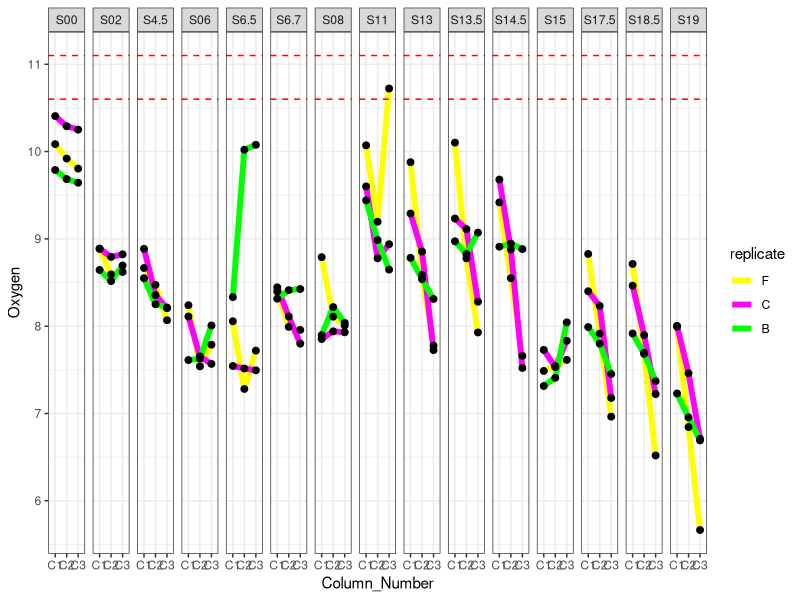
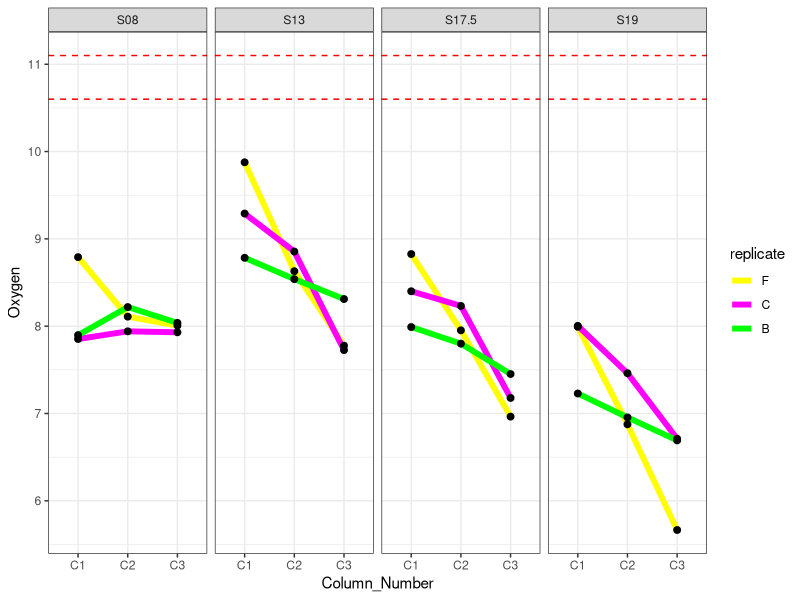

Reproduce these figures in R, in order. (Note: this script raises an error after producing the figures.)
library(data.table)
library(ggplot2)

#Take in the data
O2_recalibrated <- fread("data/presense/SELIN_O2_recalibrated.txt", header=T, skip = 1)
data = setDT(O2_recalibrated[,c("Date", "Time", "Value", "Temp", "Pressure","Column_no","Sample_Name", "New_Calibration")])

#Set the classes, this is important for the dates as well as the factors (especially in plotting facets this would come handy)
data[,"Date"] = as.Date(data$Date , format= "%m/%d/%Y")
data[,"Time"]= as.ITime(data$Time)
data[, c("Sample_Name", "Column_no")]=lapply (data[, c("Sample_Name", "Column_no")], as.factor)
levels(data$Sample_Name) = list(S00="S00", S02="S02", S4.5="S4.5", S06="S06", S6.5="S6.5",  S6.7="S6.7", S08= "S08", 
                                   S11="S11", S13="S13", S13.5="S13.5", S14.5="S14.5", S15="S15", S17.5="S17.5", S18.5="S18.5", S19="S19")
data[, c("year", "month", "day") := tstrsplit(Date, "-")]

#Calculate the median or the mean
data_sum=data[,.(Oxygen=median(Value), Temp=median(Temp)), by=c("Column_no",  "day", "month", "Date", "Sample_Name")]
data_sum[, c("replicate", "Column_Number") := tstrsplit(Column_no, "_")]
data_sum$replicate= factor(data_sum$replicate, levels = c("F", "C", "B")) #To change th order of plotting so they are not on top of each other in a bad way

ggplot(data_sum)+
  geom_line(aes(x=Column_Number, y=Oxygen, group=replicate, col=replicate), lwd=2)+
  geom_point(aes(x=Column_Number, y=Oxygen, group=replicate), size=2)+
  geom_hline(yintercept = c(10.6, 11.1), color="red", linetype="dashed")+
  facet_grid(~Sample_Name)+
  theme_bw()+ scale_color_manual(values=c("yellow1", "magenta", "green1"))

# Sample plot with the new calculated F measurements from S11 until S19. 
#the calculation is done using the Presens software but can also be manually calculated provided that the calibration equation is known.
# In this case only the C2 values of the F replicate should show different results 
#(all the F replicate values are recalcualted but C1 and C3 should be quite similar to original values since these had the correct calibration when measuring)
# To exclude a holw set of sampling date use data_sum[!(Sample_Name == "S06"| Sample_Name=="S6.5"| Sample_Name == "S15.7")]

data_sum=data[,.(Oxygen=median(New_Calibration), Temp=median(Temp), Pressure=median(Pressure)), by=c("Column_no",  "day", "month", "Date", "Sample_Name")]
data_sum[, c("replicate", "Column_Number") := tstrsplit(Column_no, "_")]
data_sum$replicate= factor(data_sum$replicate, levels = c("F", "C", "B"))
data_subset=data_sum[Sample_Name%in%c("S08", "S13", "S17.5", "S19")]

ggplot(data_subset)+
  geom_line(aes(x=Column_Number, y=Oxygen, group=replicate, col=replicate), lwd=2)+
  geom_point(aes(x=Column_Number, y=Oxygen, group=replicate), size=2)+
  geom_hline(yintercept = c(10.6, 11.1), color="red", linetype="dashed")+
  facet_grid(~Sample_Name)+
  theme_bw()+ scale_color_manual(values=c("yellow1", "magenta", "green1"))

# The plots are very similar, so we keep the re-calculated measurements
# The S11 F_C3 is still an outlier since this was measured after opening the column. So we're excluding that
# Can also exclude others by putting in the list

write.csv2(file="oxygen_sample_data.csv",x=data_excluded[Sample_Name%in%c("S08",  "S11","S02","S14", "S19", "S13")])

# Reverse plots sample_date~col_no 
data_subset[, lapply(.SD, mean), .SDcols="Oxygen", by=c("Sample_Name", "Column_Number")]

data_subset$Sample_Name=factor(data_subset$Sample_Name,
                               levels=c("S08", "S13", "S17.5", "S19"),
                               labels=c("Day0", "Day3", "Day10", "Day17"))
ggplot(data_subset)+
 geom_boxplot(aes(x=Sample_Name, y=Oxygen, fill=Sample_Name), lwd=1)+
  facet_grid(~Column_Number)+
  geom_hline(yintercept = c(10.6, 11.1), color="red", linetype="dashed")+
  theme_bw()+ scale_fill_manual(values=c("#bdd5e1", "#a698cc", "#4e8fc8", "#1741a3"))
